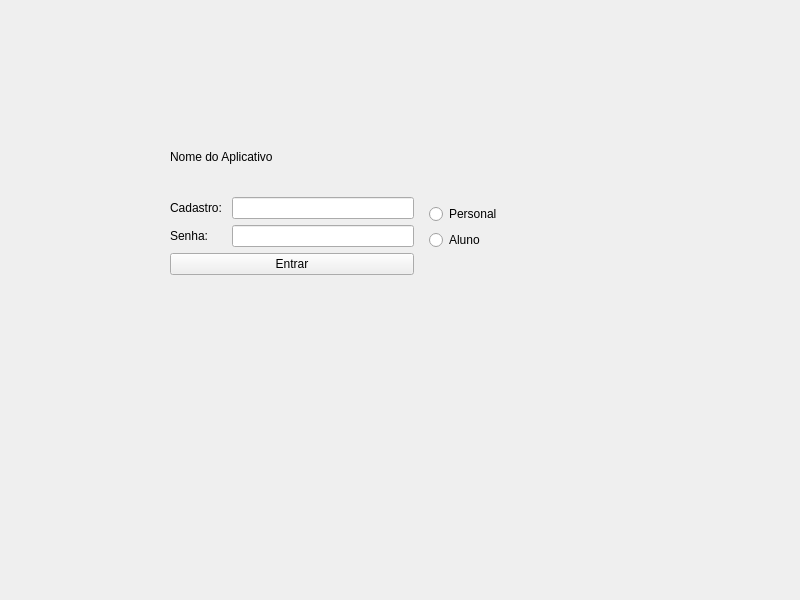
<?xml version="1.0" encoding="UTF-8"?>
<ui version="4.0">
 <class>MainWindow</class>
 <widget class="QWidget" name="MainWindow">
  <property name="geometry">
   <rect>
    <x>0</x>
    <y>0</y>
    <width>800</width>
    <height>600</height>
   </rect>
  </property>
  <property name="windowTitle">
   <string>MainWindow</string>
  </property>
  <layout class="QGridLayout" name="gridLayout_3">
   <item row="0" column="0">
    <widget class="QStackedWidget" name="stackedWidget">
     <widget class="QWidget" name="page">
      <widget class="QWidget" name="gridLayoutWidget">
       <property name="geometry">
        <rect>
         <x>150</x>
         <y>130</y>
         <width>341</width>
         <height>171</height>
        </rect>
       </property>
       <layout class="QGridLayout" name="gridLayout">
        <item row="0" column="1">
         <layout class="QVBoxLayout" name="verticalLayout_4">
          <item>
           <spacer name="verticalSpacer_3">
            <property name="orientation">
             <enum>Qt::Vertical</enum>
            </property>
            <property name="sizeHint" stdset="0">
             <size>
              <width>20</width>
              <height>40</height>
             </size>
            </property>
           </spacer>
          </item>
          <item>
           <widget class="QRadioButton" name="personalRadioButton">
            <property name="text">
             <string>Personal</string>
            </property>
           </widget>
          </item>
          <item>
           <widget class="QRadioButton" name="alunoRadioButton">
            <property name="text">
             <string>Aluno</string>
            </property>
           </widget>
          </item>
          <item>
           <spacer name="verticalSpacer_2">
            <property name="orientation">
             <enum>Qt::Vertical</enum>
            </property>
            <property name="sizeHint" stdset="0">
             <size>
              <width>20</width>
              <height>40</height>
             </size>
            </property>
           </spacer>
          </item>
         </layout>
        </item>
        <item row="0" column="0">
         <widget class="QWidget" name="loginWidget" native="true">
          <layout class="QFormLayout" name="formLayout">
           <item row="0" column="0" colspan="2">
            <widget class="QLabel" name="label">
             <property name="text">
              <string>Nome do Aplicativo</string>
             </property>
            </widget>
           </item>
           <item row="1" column="0" colspan="2">
            <spacer name="verticalSpacer">
             <property name="orientation">
              <enum>Qt::Vertical</enum>
             </property>
             <property name="sizeHint" stdset="0">
              <size>
               <width>20</width>
               <height>40</height>
              </size>
             </property>
            </spacer>
           </item>
           <item row="2" column="0">
            <widget class="QLabel" name="cadastroLabel">
             <property name="text">
              <string>Cadastro: </string>
             </property>
            </widget>
           </item>
           <item row="2" column="1">
            <widget class="QLineEdit" name="cadastroLineEdit"/>
           </item>
           <item row="3" column="0">
            <widget class="QLabel" name="senhaLabel">
             <property name="text">
              <string>Senha:</string>
             </property>
            </widget>
           </item>
           <item row="3" column="1">
            <widget class="QLineEdit" name="senhaLineEdit"/>
           </item>
           <item row="4" column="0" colspan="2">
            <widget class="QPushButton" name="entrarPushButton">
             <property name="text">
              <string>Entrar</string>
             </property>
            </widget>
           </item>
           <item row="5" column="1">
            <spacer name="verticalSpacer_4">
             <property name="orientation">
              <enum>Qt::Vertical</enum>
             </property>
             <property name="sizeHint" stdset="0">
              <size>
               <width>20</width>
               <height>40</height>
              </size>
             </property>
            </spacer>
           </item>
          </layout>
         </widget>
        </item>
       </layout>
      </widget>
     </widget>
     <widget class="QWidget" name="page_3"/>
     <widget class="QWidget" name="page_2"/>
    </widget>
   </item>
  </layout>
 </widget>
 <resources/>
 <connections/>
</ui>
